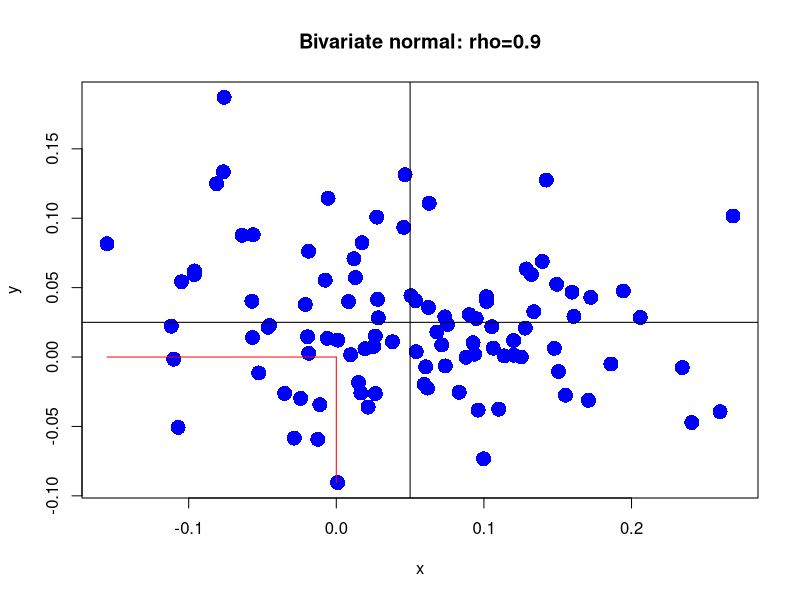

This chart was generated by the following R code:
# lab3.R			script file for lab3 calculations
#
# author: Eric Zivot
# created: September 17, 2008
# revised: July 6, 2012
#

# first install the mvtnorm package
options(digits=4)
library(mvtnorm)

#
# bivariate normal distribution
#

mu.x = 0.05
sig.x = 0.10
mu.y = 0.025
sig.y = 0.05

# simulate from bivariate normal with rho = 0.9
rho.xy = -0.0
sig.xy = rho.xy*sig.x*sig.y
Sigma.xy = matrix(c(sig.x^2, sig.xy, sig.xy, sig.y^2), 2, 2, byrow=TRUE)

# use the rmvnorm() function to simulate from bivariate normal
?rmvnorm
n = 100
set.seed(123)
xy.vals = rmvnorm(n, mean=c(mu.x, mu.y), sigma=Sigma.xy) 
head(xy.vals)

# scatterplot
plot(xy.vals[,1], xy.vals[,2], pch=16, cex=2, col="blue", 
     xlab="x", ylab="y")
title("Bivariate normal: rho=0.9")
abline(h=mu.y, v=mu.x)
segments(x0=0, y0=min(xy.vals[,2]), x1=0, y1=0, col="red")
segments(x0=min(xy.vals[,1]), y0=0, x1=0, y1=0, col="red")

# compute area under bivariate standard normal distribution
# Finc P( -00 < X < 0 and -00 < Y < 0)
?pmvnorm
pmvnorm(lower=c(-Inf, -Inf), upper=c(0, 0), mean=c(mu.x, mu.y), sigma=Sigma.xy)






